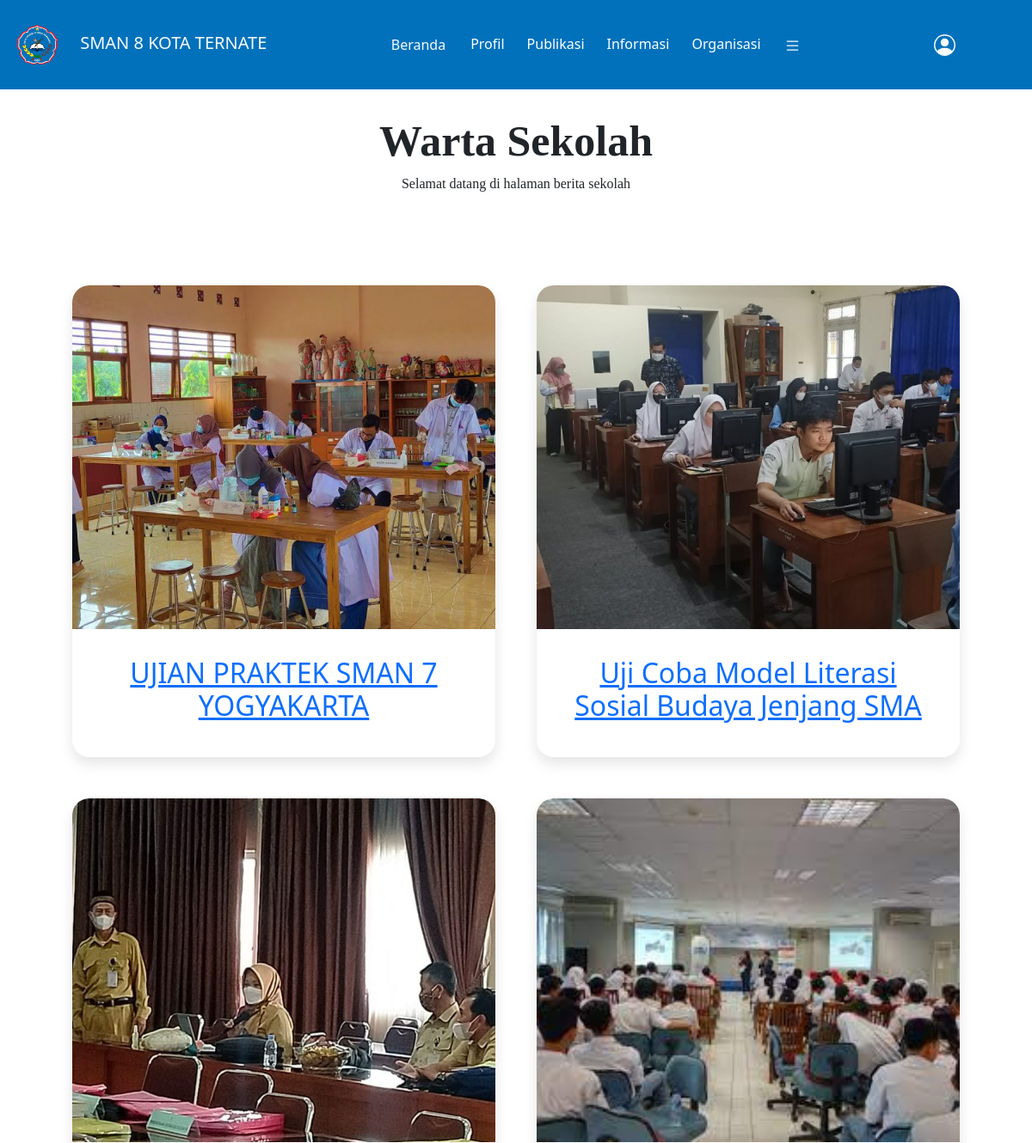
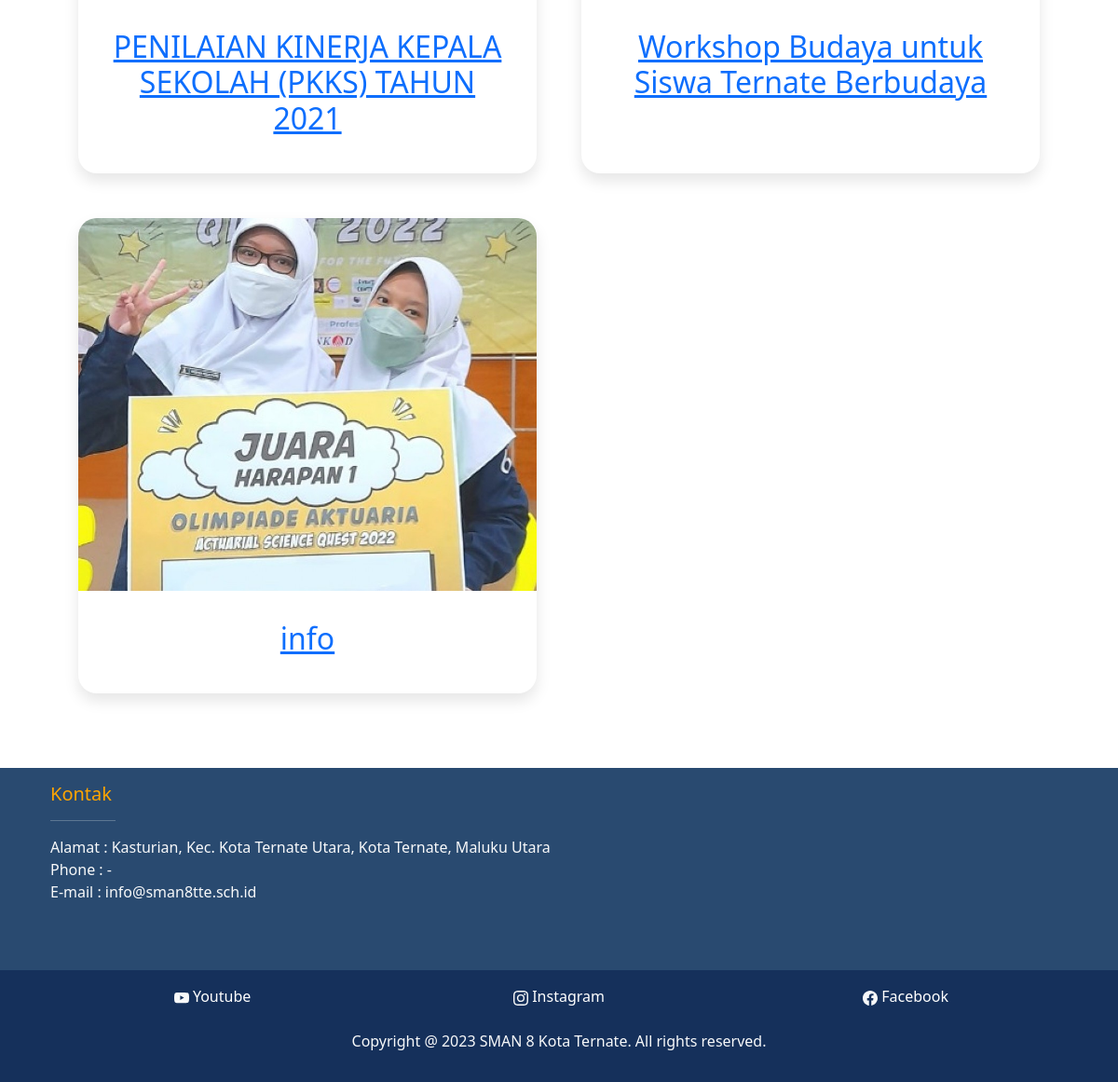
Page /berita.php on the committed database (2 pictures, top to bottom).
### tables this page shows
CREATE TABLE `berita` (
  `idberita` int(100) NOT NULL,
  `judul` varchar(100) NOT NULL,
  `isi` varchar(10000) NOT NULL,
  `foto` varchar(255) NOT NULL
);

### berita.php (the view, shortened to what this page needs)
<?php
include 'koneksi.php';
$sql = "SELECT * FROM berita";
$hasil = mysqli_query($koneksi, $sql);
?>
<!DOCTYPE html>
<html lang="en">
<head>
    <link rel="stylesheet" type="text/css" href="css1.css">
    <link rel="stylesheet" href="https://cdn.jsdelivr.net/npm/swiper@9/swiper-bundle.min.css"/>
    <link rel="stylesheet" href="https://cdnjs.cloudflare.com/ajax/libs/font-awesome/6.4.0/css/all.min.css">
    <link href="https://cdn.jsdelivr.net/npm/bootstrap@5.3.0-alpha3/dist/css/bootstrap.min.css" rel="stylesheet">
</head>
<body>
    <header>
        <nav class="navbar" style="background-color: #0171BB;">
            <div class="container mx-1 px-1 py-1" data-aos="fade-down">
                <a class="navbar-brand text-light" href="#"><img style="width: 80px; padding-right: 10px;" src="logo.png" alt=""> SMAN 8 KOTA TERNATE</a>
                <ul class="nav justify-content-center">
                    <li class="nav-item">
                        <a class="nav-link text-light" href="Dashboardd.php">Beranda</a>
                    </li>
                    <li class="nav-item">
                        <div class="dropdown">
                            <button type="button" class="btn dropdown" data-bs-toggle="dropdown" style="color: white;">
                               Profil
                            </button>
                        </div>
                    </li>
                    <li class="nav-item">
                        <div class="dropdown">
                            <button type="button" class="btn dropdown" data-bs-toggle="dropdown" style="color: white;">
                               Publikasi
                            </button>
                        </div>
                    </li>
                    <li class="nav-item">
                        <div class="dropdown">
                            <button type="button" class="btn dropdown" data-bs-toggle="dropdown" style="color: white;">
                               Informasi
                            </button>
                        </div>
                    </li>
                    <li class="nav-item">
                        <div class="dropdown">
                            <button type="button" class="btn dropdown" data-bs-toggle="dropdown" style="color: white;">
                               Organisasi
                            </button>
                        </div>
                    </li>
                    <li class="nav-item">
                        <div class="dropdown">
                            <button type="button" class="btn dropdown" data-bs-toggle="dropdown" style="color: white;">
                            </button>
                        </div>
                    </li>
                  </ul>
                <ul class="nav justify-content-end">
                <div class="dropdown">
                            <button type="button" class="btn dropdown" data-bs-toggle="dropdown" style="color: white;">
                            <a class="nav-link text-light" href="Home.html">
                            </a>
                            </button>
                        </div>
                </ul>
            </div>
        </nav>
    </header>
    <judul style = "font-family: Didot; text-align: center; margin-top: 15px;">
    <h1 style= "font-size: 50px; font-weight: bold; margin-top: 30px">Warta Sekolah</h1>
    <p>Selamat datang di halaman berita sekolah</p>
    </judul>
    <div class="content" style="display: flex; padding: 5px;"></div>
    <section class="prestasi-content">
        <div class="box-container">
            <?php
            $jmlArtikel = mysqli_num_rows($hasil);
            if ($jmlArtikel > 0) {
              while ($row = mysqli_fetch_assoc($hasil)) {
                  ?>
                  <div class="box" style="border-radius: 20px;">
                      <div class="image" style="border-top-left-radius: 20px; border-top-right-radius: 20px;">
                          <img src="imgberita/<?= $row["foto"]; ?>" alt="">
                      </div>
                      <div class="content">
                          <h2><a href="beritadetail.php?idberita=<?= $row["idberita"]; ?>"><?= $row["judul"]; ?></a></h2>
                      </div>
                  </div>
                  <?php
              }
          }
            ?>
    </section>
     <div data-aos="fade-up"
    data-aos-anchor-placement="center-bottom">
    <footer class="footer mt-auto py-3" style="background-color: #294A70;" >
        <div class="container">
            <div class="container text-left text-light mb-3">
                <h5>Kontak</h5>
                <hr style="width: 70px; size: 6;">
            <p>
                Alamat : Kasturian, Kec. Kota Ternate Utara, Kota Ternate, Maluku Utara <br>
                Phone : - <br>
                E-mail : info@sman8tte.sch.id <br>
            </p>
             <br>
            </div>
        </div>
    </footer>
    <footer class="footer mt-auto py-3" style="background-color: #15305B;">
        <div class="container">
            <div class="container text-center text-light mb-3">
                <div class="row">
                  <div class="col">
                    <a href="https://www.youtube.com/@smanegeri8kotaternate192">Youtube</a>
                  </div>
                  <div class="col">
                    <a href="https://www.instagram.com/sman8kotaternate/">Instagram</a>
                  </div>
                  <div class="col">
                    <a href="https://www.facebook.com/pages/Sman-8-Kota-Ternate/990401890993535">Facebook</a>
                  </div>
                </div>
             <br>
              Copyright @ 2023 SMAN 8 Kota Ternate. All rights reserved.
        </div>
      </footer>
    </div>
</body>
</html>

### css1.css (style rules this page uses)
.container h5 { color: orange; }
.col a { text-decoration: none; color: white; }

### berita.php (style rules this page uses)
section { padding: 5rem 7%; }
.prestasi-content .box-container { display: grid; grid-template-columns: repeat(auto-fit, minmax(30rem, 1fr)); gap: 3rem; }
.prestasi-content .box-container .box { box-shadow: var(--box-shadow); background: var(--white); }
.prestasi-content .box-container .image { height: 25rem; overflow: hidden; }
.prestasi-content .box-container .image img { height: 100%; width: 100%; object-fit: cover; transition: .2s linear; }
.prestasi-content .box-container .content { padding: 2rem; text-align: center; border-radius: 50px; }
:root { --white:#fff; --light-black:#777; --border: 1.7px solid purple; --box-shadow:0 .5rem 1rem rgba(0,0,0,.1); }

### rows in the picture
berita: foto (picture), judul "UJIAN PRAKTEK SMAN 7 YOGYAKARTA"
berita: foto (picture), judul "Uji Coba Model Literasi Sosial Budaya Jenjang SMA"
berita: foto (picture), judul "PENILAIAN KINERJA KEPALA SEKOLAH (PKKS) TAHUN 2021"
berita: foto (picture), judul "Workshop Budaya untuk Siswa Ternate Berbudaya"
berita: foto (picture), judul "info"
